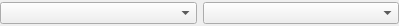
<?xml version="1.0" encoding="UTF-8"?>
<ui version="4.0">
 <class>FontPopup</class>
 <widget class="QWidget" name="FontPopup">
  <property name="geometry">
   <rect>
    <x>0</x>
    <y>0</y>
    <width>399</width>
    <height>26</height>
   </rect>
  </property>
  <property name="windowTitle">
   <string>Form</string>
  </property>
  <layout class="QHBoxLayout" name="horizontalLayout">
   <property name="margin">
    <number>0</number>
   </property>
   <item>
    <widget class="QComboBox" name="familyComboBox"/>
   </item>
   <item>
    <widget class="QComboBox" name="styleComboBox"/>
   </item>
  </layout>
 </widget>
 <resources/>
 <connections/>
</ui>
